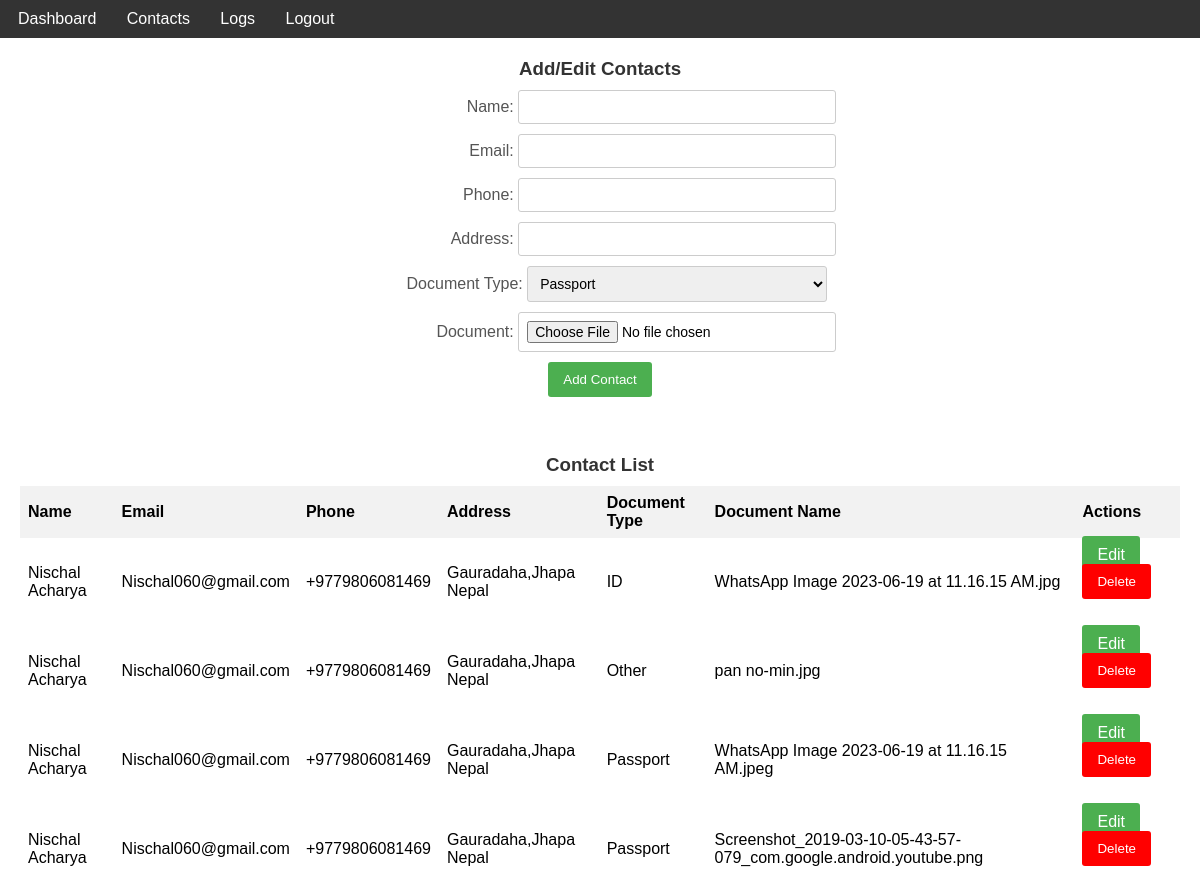
The app's page /contact.php (signed in) with its own data.
### tables this page shows
CREATE TABLE `contacts` (
  `id` int(11) NOT NULL,
  `user_id` int(11) NOT NULL,
  `name` varchar(255) NOT NULL,
  `email` varchar(255) NOT NULL,
  `phone` varchar(20) NOT NULL,
  `address` varchar(255) NOT NULL,
  `document` varchar(255) NOT NULL,
  `document_type` varchar(10) NOT NULL
);

### contact.php (the view, shortened to what this page needs)
<?php
require_once 'server.php';
function getContacts($conn, $user_id)
{
    $query = "SELECT id, name, email, phone, address, document_type, document AS document_name FROM contacts WHERE user_id = '$user_id'";
    $result = $conn->query($query);
    if ($result && $result->num_rows > 0) {
        return $result->fetch_all(MYSQLI_ASSOC);
    }
    return [];
}
$contacts = getContacts($conn, $_SESSION['user_id']);
?>
<!DOCTYPE html>
<html>
<head>
</head>
<body>
    <nav>
        <div class="navigation-bar">
            <ul>
                <li><a href="dashboard.php">Dashboard</a></li>
                <li><a href="contact.php">Contacts</a></li>
                <li><a href="logs.php">Logs</a></li>
                <li><a href="logout.php">Logout</a></li>
            </ul>
        </div>
    </nav>
    <div class="container">
        <h3>Add/Edit Contacts</h3>
        <?php
        if (isset($_GET['contact_id'])) {
            $contactId = $_GET['contact_id'];
            $query = "SELECT * FROM contacts WHERE id = '$contactId' AND user_id = '{$_SESSION['user_id']}'";
            $result = $conn->query($query);
            if ($result && $result->num_rows > 0) {
                $contact = $result->fetch_assoc();
        ?>
                <form method="post" action="<?php echo $_SERVER["PHP_SELF"]; ?>">
                    <label for="name">Name:</label>
                    <input type="text" name="name" id="name" value="<?php echo $contact['name']; ?>" required><br>
                    <label for="email">Email:</label>
                    <input type="email" name="email" id="email" value="<?php echo $contact['email']; ?>" required><br>
                    <label for="phone">Phone:</label>
                    <input type="text" name="phone" id="phone" value="<?php echo $contact['phone']; ?>" required><br>
                    <label for="address">Address:</label>
                    <input type="text" name="address" id="address" value="<?php echo $contact['address']; ?>" required><br>
                    <input type="hidden" name="contact_id" value="<?php echo $contact['id']; ?>">
                    <input type="submit" name="edit_contact" value="Update Contact">
                </form>
            <?php
            } else {
                echo "Contact not found.";
            }
        } else {
            ?>
            <form method="post" action="<?php echo $_SERVER["PHP_SELF"]; ?>" enctype="multipart/form-data">
                <label for="name">Name:</label>
                <input type="text" name="name" id="name" required><br>
                <label for="email">Email:</label>
                <input type="email" name="email" id="email" required><br>
                <label for="phone">Phone:</label>
                <input type="text" name="phone" id="phone" required><br>
                <label for="address">Address:</label>
                <input type="text" name="address" id="address" required><br>
                <label for="document_type">Document Type:</label>
                <select name="document_type" id="document_type" required>
                    <option value="Passport">Passport</option>
                </select><br>
                <label for="document">Document:</label>
                <input type="file" name="document" id="document" accept=".jpeg, .jpg, .doc, .docx" required><br>
                <input class="btn" type="submit" name="add_contact" value="Add Contact">
            </form>
        <?php
        }
        ?>
        <br>
        <h3>Contact List</h3>
        <table>
            <tr>
                <th>Name</th>
                <th>Email</th>
                <th>Phone</th>
                <th>Address</th>
                <th>Document Type</th>
                <th>Document Name</th>
                <th>Actions</th>
            </tr>
            <?php foreach ($contacts as $contact) { ?>
                <tr>
                    <td><?php echo $contact['name']; ?></td>
                    <td><?php echo $contact['email']; ?></td>
                    <td><?php echo $contact['phone']; ?></td>
                    <td><?php echo $contact['address']; ?></td>
                    <td><?php echo $contact['document_type']; ?></td>
                    <td><?php echo $contact['document_name']; ?></td>
                    <td>
                        <a href="contact.php?contact_id=<?php echo $contact['id']; ?>" class="edit">Edit</a>
                        <form method="post" style="display: inline-block;">
                            <input type="submit" class="delete" name="delete_contact" value="Delete" onclick="return confirm('Are you sure you want to delete this contact?')">
                        </form>
                    </td>
                </tr>
            <?php } ?>
        </table>
    </div>
</body>
</html>

### contact.php (style rules this page uses)
body { font-family: Arial, sans-serif; margin: 0; padding: 0; }
nav { background-color: #333; padding: 10px; }
.navigation-bar ul { list-style-type: none; margin: 0; padding: 0; overflow: hidden; }
.navigation-bar li { display: inline-block; margin-right: 10px; }
.navigation-bar a { color: white; text-decoration: none; padding: 8px; }
.container { margin: 20px; }
h3 { color: #333; margin-bottom: 10px; text-align: center; }
form { margin-bottom: 20px; text-align: center; }
label { display: inline-block; margin-bottom: 5px; color: #555; text-align: right; width: 150px; }
input[type="text"], input[type="email"], input[type="file"], select { width: 300px; padding: 8px; border: 1px solid #ccc; border-radius: 3px; margin-bottom: 10px; font-size: 14px; display: inline-block; }
table { width: 100%; border-collapse: collapse; }
th, td { padding: 8px; text-align: left; }
th { background-color: #f2f2f2; font-weight: bold; }
a { text-decoration: none; }
.btn, .edit { background-color: #4CAF50; color: white; padding: 10px 15px; border: none; border-radius: 3px; cursor: pointer; }
.delete { background-color: red; color: white; padding: 10px 15px; border: none; border-radius: 3px; cursor: pointer; }

### records on screen
contacts: name "Nischal Acharya", email "Nischal060@gmail.com", phone "+9779806081469", address "Gauradaha,Jhapa Nepal", document_type "ID", document "WhatsApp Image 2023-06-19 at 11.16.15 AM.jpg"
contacts: name "Nischal Acharya", email "Nischal060@gmail.com", phone "+9779806081469", address "Gauradaha,Jhapa Nepal", document_type "Other", document "pan no-min.jpg"
contacts: name "Nischal Acharya", email "Nischal060@gmail.com", phone "+9779806081469", address "Gauradaha,Jhapa Nepal", document_type "Passport", document "WhatsApp Image 2023-06-19 at 11.16.15 AM.jpeg"
contacts: name "Nischal Acharya", email "Nischal060@gmail.com", phone "+9779806081469", address "Gauradaha,Jhapa Nepal", document_type "Passport", document "Screenshot_2019-03-10-05-43-57-079_com.google.android.youtube.png"
